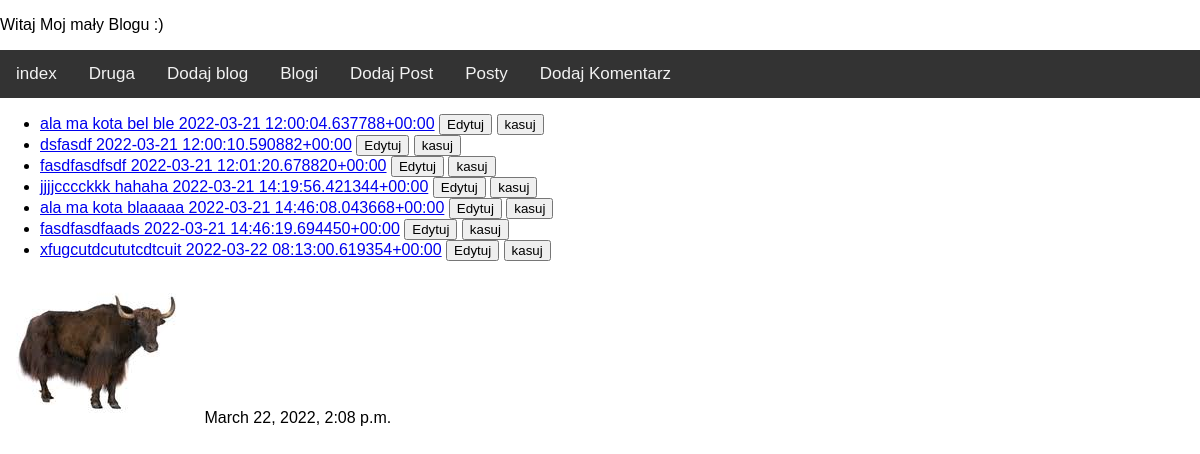
The app's page /show_post/, older data.
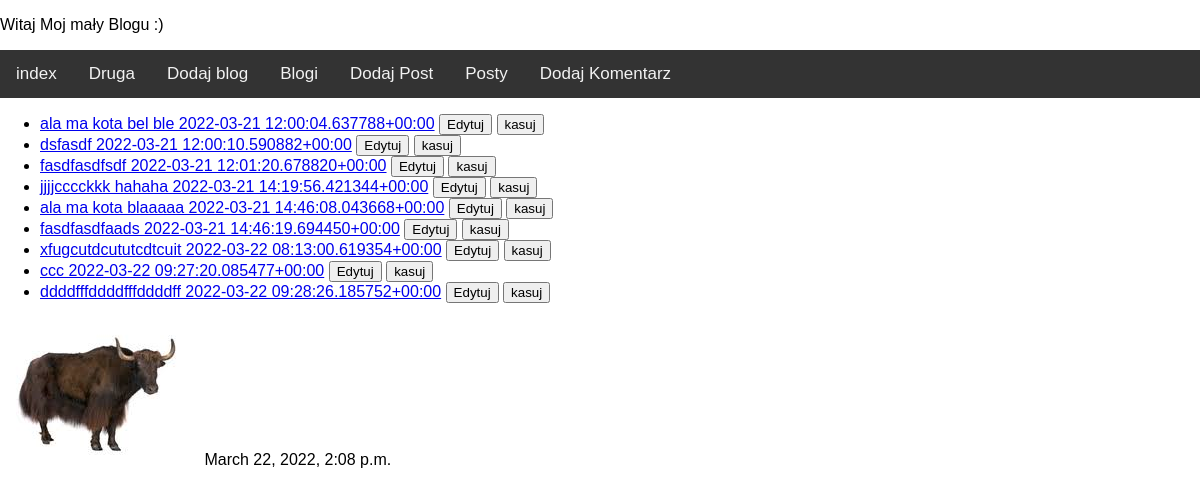
The same page, newer data.
### blog_app/models.py (models this page shows)
class Post(models.Model):
    text = models.TextField()
    title = models.TextField(default="")
    creation_date = models.DateTimeField(auto_now_add=True)
    blog = models.ForeignKey(Blog, on_delete=models.CASCADE)
    def __str__(self):
        return f"{self.text[:20]} {self.creation_date}"
    def get_absolute_url(self):
        return reverse("show_detail_post", kwargs={'id': self.id})
    def get_update_url(self):
        return reverse('update_post', kwargs={'id': self.id})
    def get_delete_url(self):
        return reverse('delete_post', kwargs={'id': self.id})

### blog_app/views.py (the view)
# urls.py: path('show_post/', views.ShowPost.as_view(), name='show_post'),
class ShowPost(View):
    def get(self, request):
        return render(request, 'list.html', {'object_list': Post.objects.all()})

### blog_app/context_processor.py (called while the page is built)
def get_date(request):
    return {'date':datetime.now()}

### templates/list.html
{% extends 'base.html' %}
{% block sikorka %}
    <ul>
        {% for item in object_list %}
            <li>
                <a href="{{ item.get_absolute_url }}">{{item}}</a>
                <a href="{{ item.get_update_url }}"> <button>Edytuj</button></a>
                <a href="{{ item.get_delete_url }}"> <button>kasuj</button></a>
            </li>
        {% endfor %}
    </ul>
{% endblock %}

Row changes from the older to the newer data that the page shows:
added Post: text+creation_date "ccc 2022-03-22 09:27:20.085477+00:00"
added Post: text+creation_date "ddddfffddddfffddddff 2022-03-22 09:28:26.185752+00:00"
